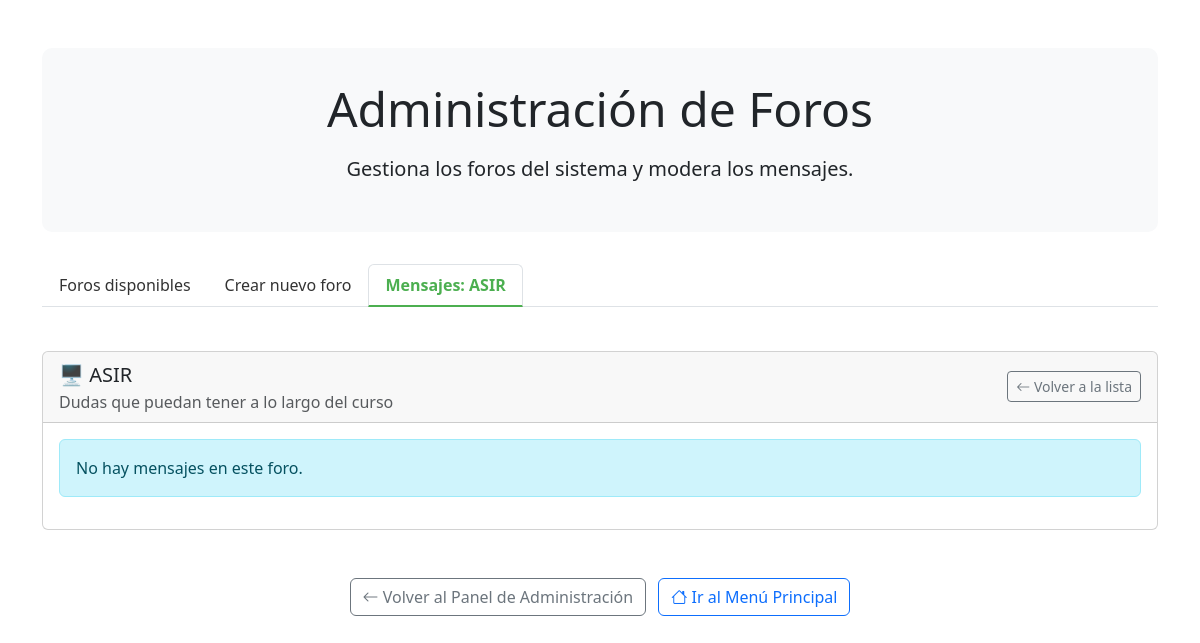
The app's page /admin_foros.php?ver_foro=ASIR (signed in) with its own data.
### tables this page shows
CREATE TABLE `foros` (
  `id` varchar(50) NOT NULL,
  `nombre` varchar(100) NOT NULL,
  `descripcion` text NOT NULL,
  `icono` varchar(10) NOT NULL,
  `fecha_creacion` timestamp NULL DEFAULT CURRENT_TIMESTAMP,
  PRIMARY KEY (`id`)
);

### admin_foros.php (the view, shortened to what this page needs)
<?php
require_once 'config/database.php';
$foro_seleccionado = null;
$mensajes_foro = [];
if (isset($_GET['ver_foro'])) {
    $foro_id = $_GET['ver_foro'];
    try {
        $stmt = $pdo->prepare("SELECT * FROM foros WHERE id = ?");
        $stmt->execute([$foro_id]);
        $foro_seleccionado = $stmt->fetch(PDO::FETCH_ASSOC);
        if ($foro_seleccionado) {
            $stmt = $pdo->prepare("SELECT * FROM forum_messages WHERE categoria = ? ORDER BY created_at DESC");
            $stmt->execute([$foro_id]);
            $mensajes_foro = $stmt->fetchAll(PDO::FETCH_ASSOC);
        }
    } catch (PDOException $e) {
        $mensaje = "Error al obtener la información del foro: " . $e->getMessage();
        $tipo_mensaje = "danger";
    }
}
?>
<!DOCTYPE html>
<html lang="es">
<head>
    <link href="https://cdn.jsdelivr.net/npm/bootstrap@5.3.0/dist/css/bootstrap.min.css" rel="stylesheet">
    <link rel="stylesheet" href="https://cdn.jsdelivr.net/npm/bootstrap-icons@1.10.0/font/bootstrap-icons.css">
</head>
<body>
    <div class="container py-5">
        <div class="admin-header text-center">
            <h1 class="display-5 mb-3">Administración de Foros</h1>
            <p class="lead">Gestiona los foros del sistema y modera los mensajes.</p>
        </div>
        <ul class="nav nav-tabs mb-4" id="forosTab" role="tablist">
            <li class="nav-item" role="presentation">
                <button class="nav-link <?php echo !isset($_GET['ver_foro']) ? 'active' : ''; ?>" id="lista-tab" data-bs-toggle="tab" data-bs-target="#listaForos" type="button" role="tab" aria-controls="listaForos" aria-selected="true">
                    Foros disponibles
                </button>
            </li>
            <li class="nav-item" role="presentation">
                <button class="nav-link" id="crear-tab" data-bs-toggle="tab" data-bs-target="#crearForo" type="button" role="tab" aria-controls="crearForo" aria-selected="false">
                    Crear nuevo foro
                </button>
            </li>
            <?php if ($foro_seleccionado): ?>
            <li class="nav-item" role="presentation">
                <button class="nav-link <?php echo isset($_GET['ver_foro']) ? 'active' : ''; ?>" id="mensajes-tab" data-bs-toggle="tab" data-bs-target="#mensajesForo" type="button" role="tab" aria-controls="mensajesForo" aria-selected="false">
                    Mensajes: <?php echo htmlspecialchars($foro_seleccionado['nombre']); ?>
                </button>
            </li>
            <?php endif; ?>
        </ul>
        <div class="tab-content" id="forosTabContent">
            <?php if ($foro_seleccionado): ?>
            <div class="tab-pane fade <?php echo isset($_GET['ver_foro']) ? 'show active' : ''; ?>" id="mensajesForo" role="tabpanel" aria-labelledby="mensajes-tab">
                <div class="card mb-4">
                    <div class="card-header d-flex justify-content-between align-items-center">
                        <div>
                            <span class="fs-5"><?php echo $foro_seleccionado['icono']; ?> <?php echo htmlspecialchars($foro_seleccionado['nombre']); ?></span>
                            <p class="text-muted mb-0"><?php echo htmlspecialchars($foro_seleccionado['descripcion']); ?></p>
                        </div>
                        <a href="admin_foros.php" class="btn btn-outline-secondary btn-sm">
                            <i class="bi bi-arrow-left"></i> Volver a la lista
                        </a>
                    </div>
                    <div class="card-body">
                        <?php if (empty($mensajes_foro)): ?>
                            <div class="alert alert-info">
                                No hay mensajes en este foro.
                            </div>
                        <?php endif; ?>
                    </div>
                </div>
            </div>
            <?php endif; ?>
        </div>
        <div class="text-center mt-5">
            <a href="admin.php" class="btn btn-outline-secondary me-2">
                <i class="bi bi-arrow-left"></i> Volver al Panel de Administración
            </a>
            <a href="principal.php" class="btn btn-outline-primary" onclick="sessionStorage.removeItem('currentSection');">
                <i class="bi bi-house"></i> Ir al Menú Principal
            </a>
        </div>
    </div>
</body>
</html>

### admin_foros.php (style rules this page uses)
.admin-header { background-color: #f8f9fa; border-radius: 10px; padding: 2rem; margin-bottom: 2rem; }
.tab-content { padding-top: 20px; }
.nav-tabs .nav-link.active { border-bottom: 2px solid #4caf50; color: #4caf50; font-weight: bold; }
.nav-tabs .nav-link { color: #333; }

### records on screen
foros: nombre "ASIR", icono "🖥️", descripcion "Dudas que puedan tener a lo largo del curso"
